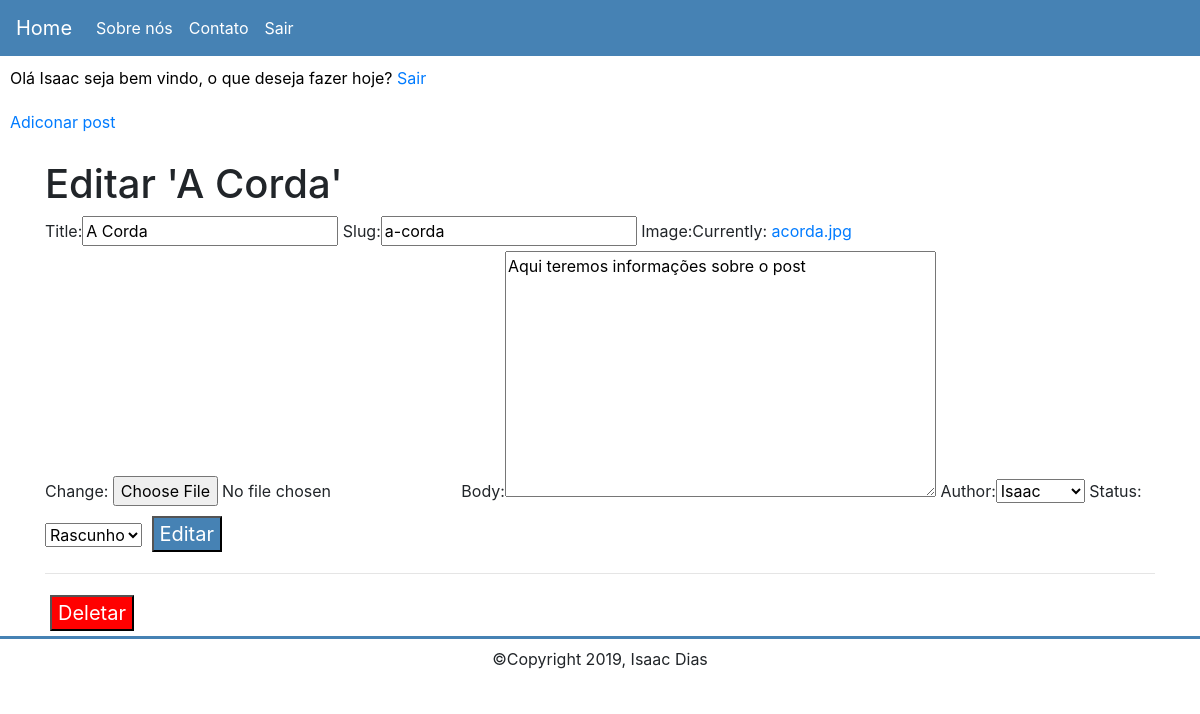
Page /editar/46/ (signed in) on the committed database.
### blog/models.py (models this page shows, shortened)
class Post(models.Model):
    STATUS = (
        ('active', 'Ativo'),
        ('draft', 'Rascunho')
    )
    title = models.CharField(max_length=200)
    body = models.TextField()
    image = models.FileField(upload_to = '', null=True, blank= True)
    author = models.ForeignKey(User, on_delete=models.CASCADE)
    slug= models.SlugField()
    created_at = models.DateField(auto_now_add=True)
    updated_at = models.DateField(auto_now=True)
    status = models.CharField(max_length=15, choices=STATUS)

### blog/views.py (the view)
# urls.py: path('editar/<int:id>/', views.post_update, name='post_update'),
@login_required
def post_update(request, id):
    post = get_object_or_404(Post, pk=id)
    form = PostForm(instance=post)
    if(request.method == 'POST'):
        form = PostForm(request.POST, request.FILES, instance=post)
        if(form.is_valid()):
            post.save()
            return redirect('blog:post_list')
        else:
            return render(request, 'blog/edit_post.html', {'form': form, 'post': post})
    elif(request.method == 'GET'):
        return render(request, 'blog/edit_post.html', {'form': form, 'post': post})

### blog/forms.py
class PostForm(ModelForm):
    image = forms.ImageField()
    class Meta:
        model = Post
        fields = ['title', 'slug', 'image', 'body', 'author', 'status']

### blog/templates/blog/edit_post.html (shortened to what this page needs)
{% extends 'blog/base.html' %}
{% load bootstrap %}
{% block content %}
	<div class="container">
		<h1>Editar '{{post.title}}'</h1>
		<div>
            <form action="." method="POST" enctype='multipart/form-data'>
                {{ form|bootstrap }}
                <input class="btn-edit-post" type="submit" value="Editar">
            </form>
        </div>
        <hr>
        <form action="{% url 'blog:post_delete' post.id %}" method="POST" enctype='multipart/form-data'>
                <input class="btn-delete-post" type="submit" value="Deletar">
        </form>
	</div>
{% endblock %}

### blog/templates/blog/base.html (shortened to what this page needs)
{% load static %}
<!DOCTYPE html>
<html lang="en">
<head>
    <link rel="stylesheet" href="https://maxcdn.bootstrapcdn.com/bootstrap/4.0.0/css/bootstrap.min.css"
>
    <link rel="stylesheet" href="{% static 'css/styles.css' %}">
</head>
<body>
    <nav class="navbar navbar-expand-lg navbar-light">
        <a class="navbar-brand" href="{% url 'blog:post_list' %}">Home</a>
        <div class="collapse navbar-collapse" id="navbarNav">
            <ul class="navbar-nav">
                <li class="nav-item">
                    <a class="nav-link" href="{% url 'blog:about' %}">Sobre nós</a>
                </li>
                <li class="nav-item">
                    <a class="nav-link" href="{% url 'blog:contact' %}">Contato</a>
                </li>
                {% if user.is_authenticated %}
                <li class="nav-item">
                    <a class="nav-link" href="{% url 'logout' %}">Sair</a>
                </li>
                {% endif %}
            </ul>
        </div>
    </nav>
    <div class="row">
        {% if user.is_authenticated %}
        <p class="logged-in-p">
            Olá {{user.username}} seja bem vindo, o que deseja fazer hoje?
            <span class="sair"><a href="{% url 'logout' %}">Sair</a></span>
        </p>
        <div class="submenu-auth">
            <span><a href="{% url 'blog:post_create' %}">Adiconar post</a></span>
        </div>
        {% endif %}
        {% block content %}
        {% endblock %}
    </div>
<footer>
    <span class="copy">&copy;Copyright 2019, Isaac Dias</span>
</footer>
</body>
</html>

### blog/static/css/styles.css (style rules this page uses)
.row { margin-left: 0; margin-right: 0; }
.navbar { background-color: #4682B4; }
.navbar .navbar-brand { color: #FFF; }
.navbar .nav-item .nav-link { color: #FFF; transition: .5s; }
.submenu-auth { background-color: #FFF; position: relative; top: -16px; width: 100%; padding: 10px; }
.logged-in-p { color: #000000; padding: 10PX; width: 100%; }
body footer { height: 50px; position: relative; border-top: 3px solid #4682B4; }
footer .copy { position: absolute; bottom: 15px; margin: auto; width: 100%; text-align: center; }
.btn-edit-post { background-color: #4682B4; color: #FFF; cursor: pointer; margin: 5px; font-size: 20px; }
.btn-delete-post { background-color: #ff0000; color: #FFF; cursor: pointer; margin: 5px; font-size: 20px; }

### rows in the picture
Post: title "A Corda", slug "a-corda", body "Aqui teremos informações sobre o post", author "Isaac", status "Rascunho"

### other values in the picture
{{ user.username }} "Isaac"
